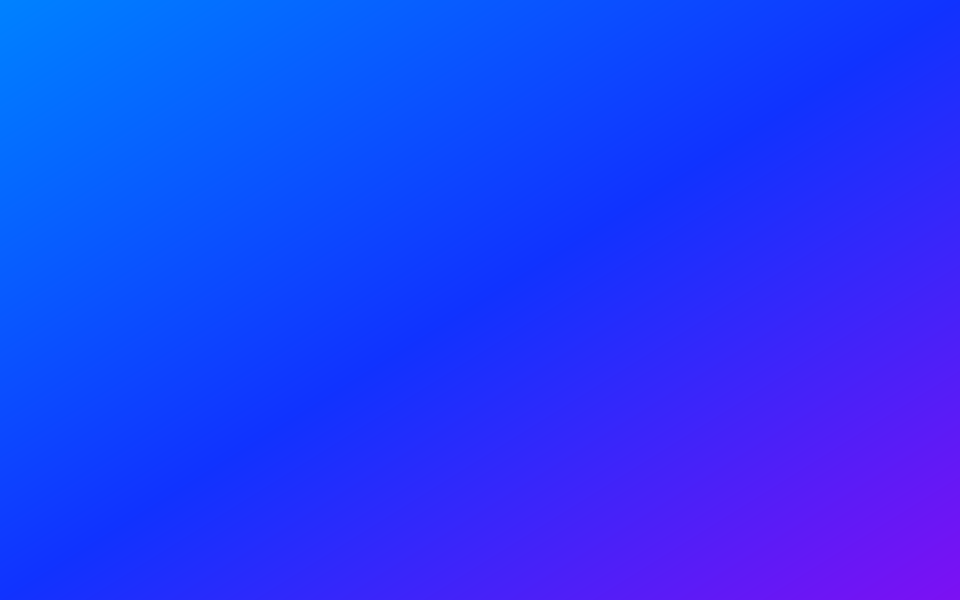
#> input picture docs/images/stage/stage-16x10.png, 1920 x 1200 px (shown at 1/2 size)
$ python stage.py ../docs/images/stage/stage-16x10.png ../docs/images/stage/stage-2x1.png
#> lines starting #> are read from the running program, lines starting #| are printed output that depends on the picture
"""The Cadabra stage: the mark's gradient, pale (docs/visual-language.md).

  python3 tools/stage.py --plates          # writes the 16-bit master plates in docs/images/stage/
  python3 tools/stage.py cut.png out.png   # puts a transparent cutout on the stage

The masters are 16 bits per channel, so they have no steps at all. An 8-bit picture can only show the
gradient as about 25 levels per channel, which shows as bands; out.png gets a ±1 level of dither when
it goes down to 8 bits, which hides them.
"""
import sys, os
import numpy as np, cv2

STOPS = [(0.0, (0xD1, 0xE8, 0xFE)), (0.5, (0xD4, 0xDA, 0xFE)), (1.0, (0xE7, 0xD4, 0xFC))]
PLATES = {"stage-16x10.png": (1920, 1200), "stage-2x1.png": (1920, 960)}
HERE = os.path.join(os.path.dirname(os.path.abspath(__file__)), "..", "docs", "images", "stage")

def gradient(w, h):
    """The stage as float RGB, 0...255, diagonal from the top-left to the bottom-right."""
    y, x = np.mgrid[0:h, 0:w].astype(np.float64)
    t = (x / (w - 1) + y / (h - 1)) / 2
    out = np.zeros((h, w, 3))
    for (t0, c0), (t1, c1) in zip(STOPS, STOPS[1:]):
        m = (t >= t0) & (t <= t1)
        u = ((t - t0) / (t1 - t0))[..., None]
        out[m] = (np.array(c0) * (1 - u) + np.array(c1) * u)[m]
    return out

def write_plates():
    os.makedirs(HERE, exist_ok=True)
    for name, (w, h) in PLATES.items():
        rgb16 = np.round(gradient(w, h) * 257).astype(np.uint16)
        cv2.imwrite(os.path.join(HERE, name), rgb16[..., ::-1])

def plate(w, h):
    """The master closest in shape, scaled to w×h, as float RGB 0...255."""
    name = min(PLATES, key=lambda n: abs(PLATES[n][0] / PLATES[n][1] - w / h))
    path = os.path.join(HERE, name)
    if not os.path.exists(path):
        return gradient(w, h)
    big = cv2.imread(path, cv2.IMREAD_UNCHANGED)[..., ::-1].astype(np.float64) / 257
    return cv2.resize(big, (w, h), interpolation=cv2.INTER_AREA)

def compose(cut_path, out_path):
#> called with cut_path = '../docs/images/stage/stage-16x10.png', out_path = '../docs/images/stage/stage-2x1.png'
    cut = cv2.imread(cut_path, cv2.IMREAD_UNCHANGED)
#> cut is the input picture: shape (1200, 1920, 3) uint16; mean B, G, R 65192.3, 56368.9, 55169.8
    rgb, a = cut[..., 2::-1].astype(np.float64), cut[..., 3:].astype(np.float64) / 255
#> a = empty array
    h, w = a.shape[:2]
#> h = 1200; w = 1920
    out = plate(w, h)
#> in plate, `big = cv2.imread(path, cv2.IMREAD_UNCHANGED)[..., ::-1].astype(np.floa..`:
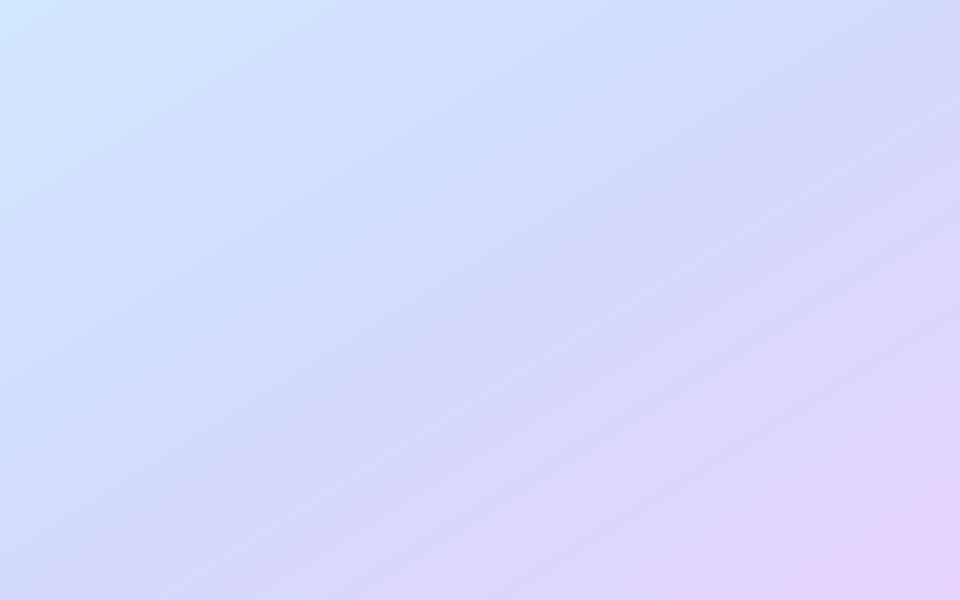
#> big: shape (1200, 1920, 3) float64 (shown at 1/2 size); mean R, G, B 214.7, 219.3, 253.7
    # A soft shadow: the silhouette, blurred, dropped a little, in a deep violet.
#> (the run stopped early here; a loop or call above may not have finished)
